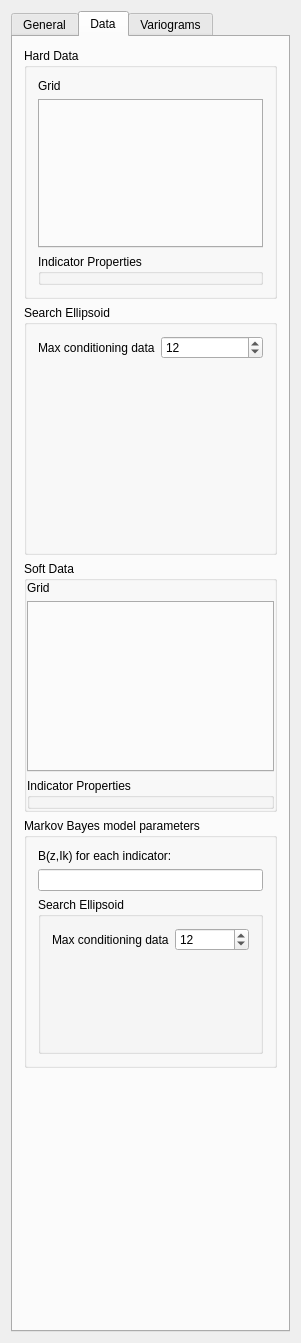
<?xml version="1.0" encoding="UTF-8"?>
<ui version="4.0">
 <class>cosisim</class>
 <widget class="QWidget" name="cosisim">
  <property name="geometry">
   <rect>
    <x>0</x>
    <y>0</y>
    <width>301</width>
    <height>1343</height>
   </rect>
  </property>
  <property name="windowTitle">
   <string>Cosisim</string>
  </property>
  <property name="AlgorithmCategory" stdset="0">
   <string>Simulation</string>
  </property>
  <property name="AlgorithmDescription" stdset="0">
   <string>Sequential indicator co-simulation</string>
  </property>
  <layout class="QVBoxLayout" name="verticalLayout_7">
   <item>
    <widget class="QTabWidget" name="tabWidget3">
     <property name="currentIndex">
      <number>1</number>
     </property>
     <widget class="QWidget" name="tab">
      <attribute name="title">
       <string>General</string>
      </attribute>
      <layout class="QVBoxLayout" name="verticalLayout_3">
       <item>
        <widget class="QGroupBox" name="SimulationGrid">
         <property name="maximumSize">
          <size>
           <width>32767</width>
           <height>140</height>
          </size>
         </property>
         <property name="title">
          <string>Simulation Grid</string>
         </property>
         <layout class="QVBoxLayout" name="verticalLayout">
          <item>
           <widget class="GridSelector" name="Grid_Name">
            <property name="tabShape">
             <enum>QTabWidget::Rounded</enum>
            </property>
            <property name="currentIndex">
             <number>0</number>
            </property>
           </widget>
          </item>
          <item>
           <widget class="QLabel" name="TextLabel2">
            <property name="text">
             <string>Property Name Prefix</string>
            </property>
            <property name="wordWrap">
             <bool>false</bool>
            </property>
           </widget>
          </item>
          <item>
           <widget class="QLineEdit" name="Property_Name"/>
          </item>
         </layout>
        </widget>
       </item>
       <item>
        <layout class="QHBoxLayout">
         <property name="spacing">
          <number>6</number>
         </property>
         <property name="margin">
          <number>0</number>
         </property>
         <item>
          <widget class="QLabel" name="TextLabel2_2_2_2_3">
           <property name="text">
            <string>Nb of realizations</string>
           </property>
           <property name="wordWrap">
            <bool>false</bool>
           </property>
          </widget>
         </item>
         <item>
          <widget class="QSpinBox" name="Nb_Realizations">
           <property name="minimum">
            <number>1</number>
           </property>
           <property name="maximum">
            <number>10000</number>
           </property>
          </widget>
         </item>
        </layout>
       </item>
       <item>
        <layout class="QHBoxLayout">
         <property name="spacing">
          <number>6</number>
         </property>
         <property name="margin">
          <number>0</number>
         </property>
         <item>
          <widget class="QLabel" name="TextLabel2_2_2_2_2">
           <property name="text">
            <string>Seed</string>
           </property>
           <property name="wordWrap">
            <bool>false</bool>
           </property>
          </widget>
         </item>
         <item>
          <widget class="QSpinBox" name="Seed">
           <property name="maximum">
            <number>99999999</number>
           </property>
           <property name="value">
            <number>14071789</number>
           </property>
          </widget>
         </item>
        </layout>
       </item>
       <item>
        <widget class="QGroupBox" name="GroupBox4">
         <property name="title">
          <string>Indicator Parameters</string>
         </property>
         <layout class="QGridLayout">
          <property name="margin">
           <number>11</number>
          </property>
          <property name="spacing">
           <number>6</number>
          </property>
          <item row="0" column="0">
           <widget class="QCheckBox" name="Categorical_Variable_Flag">
            <property name="text">
             <string>Categorical variable</string>
            </property>
           </widget>
          </item>
          <item row="1" column="0">
           <layout class="QHBoxLayout">
            <property name="spacing">
             <number>6</number>
            </property>
            <property name="margin">
             <number>0</number>
            </property>
            <item>
             <widget class="QLabel" name="TextLabel1_4">
              <property name="text">
               <string>Number of Thresholds/Classes</string>
              </property>
              <property name="wordWrap">
               <bool>false</bool>
              </property>
             </widget>
            </item>
            <item>
             <widget class="QSpinBox" name="Nb_Indicators">
              <property name="minimum">
               <number>1</number>
              </property>
             </widget>
            </item>
           </layout>
          </item>
          <item row="2" column="0">
           <spacer>
            <property name="orientation">
             <enum>Qt::Vertical</enum>
            </property>
            <property name="sizeType">
             <enum>QSizePolicy::Expanding</enum>
            </property>
            <property name="sizeHint" stdset="0">
             <size>
              <width>20</width>
              <height>16</height>
             </size>
            </property>
           </spacer>
          </item>
          <item row="3" column="0">
           <widget class="QLabel" name="TextLabel1_3">
            <property name="text">
             <string>Threshold Values / Classes</string>
            </property>
            <property name="wordWrap">
             <bool>false</bool>
            </property>
           </widget>
          </item>
          <item row="4" column="0">
           <widget class="QLineEdit" name="Thresholds"/>
          </item>
          <item row="5" column="0">
           <widget class="QLabel" name="TextLabel2_2">
            <property name="text">
             <string>Corresponding marginal probabilities
i.e. I (Z&lt;zk) or  I (G=k)</string>
            </property>
            <property name="wordWrap">
             <bool>false</bool>
            </property>
           </widget>
          </item>
          <item row="6" column="0">
           <widget class="QLineEdit" name="Marginal_Probabilities"/>
          </item>
          <item row="7" column="0">
           <widget class="GsTLGroupBox" name="lowerTailBox">
            <property name="title">
             <string>Lower tail extrapolation</string>
            </property>
            <layout class="QGridLayout">
             <item row="0" column="0">
              <widget class="LowerTailCdfInput" name="lowerTailCdf"/>
             </item>
            </layout>
           </widget>
          </item>
          <item row="8" column="0">
           <widget class="GsTLGroupBox" name="upperTailBox">
            <property name="title">
             <string>Upper tail extrapolation</string>
            </property>
            <layout class="QGridLayout">
             <item row="0" column="0">
              <widget class="UpperTailCdfInput" name="upperTailCdf"/>
             </item>
            </layout>
           </widget>
          </item>
         </layout>
        </widget>
       </item>
       <item>
        <widget class="QComboBox" name="Kriging_Type">
         <item>
          <property name="text">
           <string>Simple Kriging</string>
          </property>
         </item>
         <item>
          <property name="text">
           <string>Ordinary Kriging</string>
          </property>
         </item>
        </widget>
       </item>
       <item>
        <widget class="QLabel" name="textLabel1_2_2">
         <property name="text">
          <string>Kriging Type:</string>
         </property>
         <property name="wordWrap">
          <bool>false</bool>
         </property>
        </widget>
       </item>
       <item>
        <widget class="QGroupBox" name="ButtonGroup1">
         <property name="title">
          <string/>
         </property>
         <layout class="QVBoxLayout">
          <property name="spacing">
           <number>6</number>
          </property>
          <property name="margin">
           <number>11</number>
          </property>
          <item>
           <widget class="QRadioButton" name="Median_Ik_Flag">
            <property name="text">
             <string>Median IK</string>
            </property>
            <property name="checked">
             <bool>true</bool>
            </property>
           </widget>
          </item>
          <item>
           <widget class="QRadioButton" name="Full_Ik_Flag">
            <property name="text">
             <string>Full Ik</string>
            </property>
           </widget>
          </item>
         </layout>
        </widget>
       </item>
       <item>
        <spacer>
         <property name="orientation">
          <enum>Qt::Vertical</enum>
         </property>
         <property name="sizeType">
          <enum>QSizePolicy::Expanding</enum>
         </property>
         <property name="sizeHint" stdset="0">
          <size>
           <width>41</width>
           <height>483</height>
          </size>
         </property>
        </spacer>
       </item>
      </layout>
     </widget>
     <widget class="QWidget" name="tab">
      <attribute name="title">
       <string>Data</string>
      </attribute>
      <layout class="QVBoxLayout" name="verticalLayout_6">
       <item>
        <widget class="QGroupBox" name="GroupBox3">
         <property name="title">
          <string>Hard Data</string>
         </property>
         <layout class="QVBoxLayout">
          <property name="spacing">
           <number>6</number>
          </property>
          <property name="margin">
           <number>11</number>
          </property>
          <item>
           <widget class="QLabel" name="TextLabel1_2">
            <property name="text">
             <string>Grid</string>
            </property>
            <property name="wordWrap">
             <bool>false</bool>
            </property>
           </widget>
          </item>
          <item>
           <widget class="GridSelector" name="Primary_Harddata_Grid"/>
          </item>
          <item>
           <widget class="OrderedPropertySelector" name="Primary_Indicators">
            <property name="title">
             <string>Indicator Properties</string>
            </property>
           </widget>
          </item>
         </layout>
        </widget>
       </item>
       <item>
        <widget class="QGroupBox" name="GroupBox9">
         <property name="sizePolicy">
          <sizepolicy hsizetype="Preferred" vsizetype="Minimum">
           <horstretch>0</horstretch>
           <verstretch>0</verstretch>
          </sizepolicy>
         </property>
         <property name="title">
          <string>Search Ellipsoid</string>
         </property>
         <layout class="QVBoxLayout" name="verticalLayout_5">
          <item>
           <layout class="QHBoxLayout">
            <property name="spacing">
             <number>6</number>
            </property>
            <property name="margin">
             <number>0</number>
            </property>
            <item>
             <widget class="QLabel" name="TextLabel2_2_2_2_3_2">
              <property name="text">
               <string>Max conditioning data</string>
              </property>
              <property name="wordWrap">
               <bool>false</bool>
              </property>
             </widget>
            </item>
            <item>
             <widget class="QSpinBox" name="Max_Conditioning_Data_Primary">
              <property name="minimum">
               <number>0</number>
              </property>
              <property name="maximum">
               <number>200</number>
              </property>
              <property name="value">
               <number>12</number>
              </property>
             </widget>
            </item>
           </layout>
          </item>
          <item>
           <widget class="EllipsoidInput" name="Search_Ellipsoid_Primary">
            <property name="title" stdset="0">
             <string/>
            </property>
           </widget>
          </item>
          <item>
           <widget class="AdvancedNeighborhoodInput" name="AdvancedSearch_Primary"/>
          </item>
          <item>
           <spacer>
            <property name="orientation">
             <enum>Qt::Vertical</enum>
            </property>
            <property name="sizeType">
             <enum>QSizePolicy::Expanding</enum>
            </property>
            <property name="sizeHint" stdset="0">
             <size>
              <width>20</width>
              <height>16</height>
             </size>
            </property>
           </spacer>
          </item>
         </layout>
        </widget>
       </item>
       <item>
        <widget class="QGroupBox" name="GroupBox3_2">
         <property name="title">
          <string>Soft Data</string>
         </property>
         <layout class="QVBoxLayout">
          <property name="margin">
           <number>0</number>
          </property>
          <item>
           <widget class="QLabel" name="TextLabel1_2_3_2">
            <property name="text">
             <string>Grid</string>
            </property>
            <property name="wordWrap">
             <bool>false</bool>
            </property>
           </widget>
          </item>
          <item>
           <widget class="GridSelector" name="Secondary_Harddata_Grid"/>
          </item>
          <item>
           <widget class="OrderedPropertySelector" name="Secondary_Indicators">
            <property name="title">
             <string>Indicator Properties</string>
            </property>
           </widget>
          </item>
         </layout>
        </widget>
       </item>
       <item>
        <widget class="GsTLGroupBox" name="gsTLGroupBox4">
         <property name="title">
          <string>Markov Bayes model parameters</string>
         </property>
         <layout class="QVBoxLayout" name="verticalLayout_4">
          <item>
           <widget class="QLabel" name="markovBayesText">
            <property name="text">
             <string>B(z,Ik) for each indicator:</string>
            </property>
            <property name="wordWrap">
             <bool>false</bool>
            </property>
           </widget>
          </item>
          <item>
           <widget class="QLineEdit" name="Bz_Values"/>
          </item>
          <item>
           <widget class="QGroupBox" name="GroupBox9_2">
            <property name="sizePolicy">
             <sizepolicy hsizetype="Preferred" vsizetype="Minimum">
              <horstretch>0</horstretch>
              <verstretch>0</verstretch>
             </sizepolicy>
            </property>
            <property name="title">
             <string>Search Ellipsoid</string>
            </property>
            <layout class="QVBoxLayout" name="verticalLayout_2">
             <item>
              <layout class="QHBoxLayout">
               <property name="spacing">
                <number>6</number>
               </property>
               <property name="margin">
                <number>0</number>
               </property>
               <item>
                <widget class="QLabel" name="TextLabel2_2_2_2_3_3">
                 <property name="text">
                  <string>Max conditioning data</string>
                 </property>
                 <property name="wordWrap">
                  <bool>false</bool>
                 </property>
                </widget>
               </item>
               <item>
                <widget class="QSpinBox" name="Max_Conditioning_Data_Secondary">
                 <property name="minimum">
                  <number>0</number>
                 </property>
                 <property name="maximum">
                  <number>200</number>
                 </property>
                 <property name="value">
                  <number>12</number>
                 </property>
                </widget>
               </item>
              </layout>
             </item>
             <item>
              <widget class="EllipsoidInput" name="Search_Ellipsoid_Secondary">
               <property name="title" stdset="0">
                <string/>
               </property>
              </widget>
             </item>
             <item>
              <widget class="AdvancedNeighborhoodInput" name="AdvancedSearch_Secondary"/>
             </item>
             <item>
              <spacer name="verticalSpacer">
               <property name="orientation">
                <enum>Qt::Vertical</enum>
               </property>
               <property name="sizeHint" stdset="0">
                <size>
                 <width>20</width>
                 <height>17</height>
                </size>
               </property>
              </spacer>
             </item>
            </layout>
           </widget>
          </item>
         </layout>
        </widget>
       </item>
       <item>
        <spacer>
         <property name="orientation">
          <enum>Qt::Vertical</enum>
         </property>
         <property name="sizeType">
          <enum>QSizePolicy::Expanding</enum>
         </property>
         <property name="sizeHint" stdset="0">
          <size>
           <width>20</width>
           <height>20</height>
          </size>
         </property>
        </spacer>
       </item>
      </layout>
     </widget>
     <widget class="QWidget" name="TabPage">
      <attribute name="title">
       <string>Variograms</string>
      </attribute>
      <layout class="QGridLayout">
       <property name="margin">
        <number>0</number>
       </property>
       <item row="4" column="0">
        <widget class="CloneGroupBox" name="FullIkGroup">
         <property name="title">
          <string/>
         </property>
         <property name="displayed" stdset="0">
          <bool>false</bool>
         </property>
         <layout class="QVBoxLayout">
          <property name="spacing">
           <number>6</number>
          </property>
          <property name="margin">
           <number>11</number>
          </property>
          <item>
           <widget class="VariogramInput" name="Variogram_Full_Ik"/>
          </item>
         </layout>
        </widget>
       </item>
       <item row="5" column="0">
        <spacer>
         <property name="orientation">
          <enum>Qt::Vertical</enum>
         </property>
         <property name="sizeType">
          <enum>QSizePolicy::Expanding</enum>
         </property>
         <property name="sizeHint" stdset="0">
          <size>
           <width>20</width>
           <height>40</height>
          </size>
         </property>
        </spacer>
       </item>
       <item row="3" column="0">
        <widget class="GsTLGroupBox" name="MedianIkGroup">
         <property name="title">
          <string/>
         </property>
         <layout class="QVBoxLayout">
          <property name="spacing">
           <number>6</number>
          </property>
          <property name="margin">
           <number>11</number>
          </property>
          <item>
           <widget class="VariogramInput" name="Variogram_Median_Ik"/>
          </item>
         </layout>
        </widget>
       </item>
      </layout>
     </widget>
    </widget>
   </item>
  </layout>
 </widget>
 <layoutdefault spacing="6" margin="11"/>
 <pixmapfunction>qPixmapFromMimeSource</pixmapfunction>
 <customwidgets>
  <customwidget>
   <class>OrderedPropertySelector</class>
   <extends>GsTLGroupBox</extends>
   <header>GsTLAppli/extra/qtplugins/selectors.h</header>
   <container>1</container>
  </customwidget>
  <customwidget>
   <class>VariogramInput</class>
   <extends>QWidget</extends>
   <header>GsTLAppli/extra/qtplugins/variogram_input.h</header>
  </customwidget>
  <customwidget>
   <class>GsTLGroupBox</class>
   <extends>QGroupBox</extends>
   <header>GsTLAppli/extra/qtplugins/selectors.h</header>
   <container>1</container>
  </customwidget>
  <customwidget>
   <class>EllipsoidInput</class>
   <extends>QWidget</extends>
   <header>GsTLAppli/extra/qtplugins/ellipsoid_input.h</header>
  </customwidget>
  <customwidget>
   <class>UpperTailCdfInput</class>
   <extends>QWidget</extends>
   <header>GsTLAppli/extra/qtplugins/non_param_cdf_input.h</header>
  </customwidget>
  <customwidget>
   <class>LowerTailCdfInput</class>
   <extends>QWidget</extends>
   <header>GsTLAppli/extra/qtplugins/non_param_cdf_input.h</header>
  </customwidget>
  <customwidget>
   <class>CloneGroupBox</class>
   <extends>GsTLGroupBox</extends>
   <header>GsTLAppli/extra/qtplugins/selectors.h</header>
   <container>1</container>
  </customwidget>
  <customwidget>
   <class>GridSelector</class>
   <extends>QTabWidget</extends>
   <header>GsTLAppli/extra/qtplugins/selectors.h</header>
  </customwidget>
  <customwidget>
   <class>AdvancedNeighborhoodInput</class>
   <extends>QWidget</extends>
   <header>GsTLAppli/extra/qtplugins/neighborhood_filter_input.h</header>
  </customwidget>
 </customwidgets>
 <includes>
  <include location="local">gridselector.h</include>
  <include location="local">gstlgroupbox.h</include>
  <include location="local">lowertailcdfinput.h</include>
  <include location="local">gstlgroupbox.h</include>
  <include location="local">uppertailcdfinput.h</include>
  <include location="local">gridselector.h</include>
  <include location="local">orderedpropertyselector.h</include>
  <include location="local">multipropertyselector.h</include>
  <include location="local">ellipsoidinput.h</include>
  <include location="local">gstl_table.h</include>
  <include location="local">gstl_table.h</include>
  <include location="local">gridselector.h</include>
  <include location="local">orderedpropertyselector.h</include>
  <include location="local">multipropertyselector.h</include>
  <include location="local">gstlgroupbox.h</include>
  <include location="local">ellipsoidinput.h</include>
  <include location="local">gstl_table.h</include>
  <include location="local">gstl_table.h</include>
  <include location="local">clonegroupbox.h</include>
  <include location="local">variograminput.h</include>
  <include location="local">gstlgroupbox.h</include>
  <include location="local">variograminput.h</include>
 </includes>
 <resources/>
 <connections>
  <connection>
   <sender>Median_Ik_Flag</sender>
   <signal>toggled(bool)</signal>
   <receiver>MedianIkGroup</receiver>
   <slot>setVisible(bool)</slot>
   <hints>
    <hint type="sourcelabel">
     <x>20</x>
     <y>20</y>
    </hint>
    <hint type="destinationlabel">
     <x>20</x>
     <y>20</y>
    </hint>
   </hints>
  </connection>
  <connection>
   <sender>Full_Ik_Flag</sender>
   <signal>toggled(bool)</signal>
   <receiver>FullIkGroup</receiver>
   <slot>setVisible(bool)</slot>
   <hints>
    <hint type="sourcelabel">
     <x>20</x>
     <y>20</y>
    </hint>
    <hint type="destinationlabel">
     <x>20</x>
     <y>20</y>
    </hint>
   </hints>
  </connection>
  <connection>
   <sender>Nb_Indicators</sender>
   <signal>valueChanged(int)</signal>
   <receiver>FullIkGroup</receiver>
   <slot>set_count(int)</slot>
   <hints>
    <hint type="sourcelabel">
     <x>20</x>
     <y>20</y>
    </hint>
    <hint type="destinationlabel">
     <x>20</x>
     <y>20</y>
    </hint>
   </hints>
  </connection>
  <connection>
   <sender>Primary_Harddata_Grid</sender>
   <signal>activated(QString)</signal>
   <receiver>Primary_Indicators</receiver>
   <slot>show_properties(QString)</slot>
   <hints>
    <hint type="sourcelabel">
     <x>20</x>
     <y>20</y>
    </hint>
    <hint type="destinationlabel">
     <x>20</x>
     <y>20</y>
    </hint>
   </hints>
  </connection>
  <connection>
   <sender>Secondary_Harddata_Grid</sender>
   <signal>activated(QString)</signal>
   <receiver>Secondary_Indicators</receiver>
   <slot>show_properties(QString)</slot>
   <hints>
    <hint type="sourcelabel">
     <x>20</x>
     <y>20</y>
    </hint>
    <hint type="destinationlabel">
     <x>20</x>
     <y>20</y>
    </hint>
   </hints>
  </connection>
  <connection>
   <sender>Primary_Indicators</sender>
   <signal>selected_count(int)</signal>
   <receiver>FullIkGroup</receiver>
   <slot>set_count(int)</slot>
   <hints>
    <hint type="sourcelabel">
     <x>20</x>
     <y>20</y>
    </hint>
    <hint type="destinationlabel">
     <x>20</x>
     <y>20</y>
    </hint>
   </hints>
  </connection>
  <connection>
   <sender>Categorical_Variable_Flag</sender>
   <signal>toggled(bool)</signal>
   <receiver>Thresholds</receiver>
   <slot>setDisabled(bool)</slot>
   <hints>
    <hint type="sourcelabel">
     <x>20</x>
     <y>20</y>
    </hint>
    <hint type="destinationlabel">
     <x>20</x>
     <y>20</y>
    </hint>
   </hints>
  </connection>
  <connection>
   <sender>Categorical_Variable_Flag</sender>
   <signal>toggled(bool)</signal>
   <receiver>lowerTailBox</receiver>
   <slot>setDisabled(bool)</slot>
   <hints>
    <hint type="sourcelabel">
     <x>20</x>
     <y>20</y>
    </hint>
    <hint type="destinationlabel">
     <x>20</x>
     <y>20</y>
    </hint>
   </hints>
  </connection>
  <connection>
   <sender>Categorical_Variable_Flag</sender>
   <signal>toggled(bool)</signal>
   <receiver>upperTailBox</receiver>
   <slot>setDisabled(bool)</slot>
   <hints>
    <hint type="sourcelabel">
     <x>20</x>
     <y>20</y>
    </hint>
    <hint type="destinationlabel">
     <x>20</x>
     <y>20</y>
    </hint>
   </hints>
  </connection>
 </connections>
</ui>
